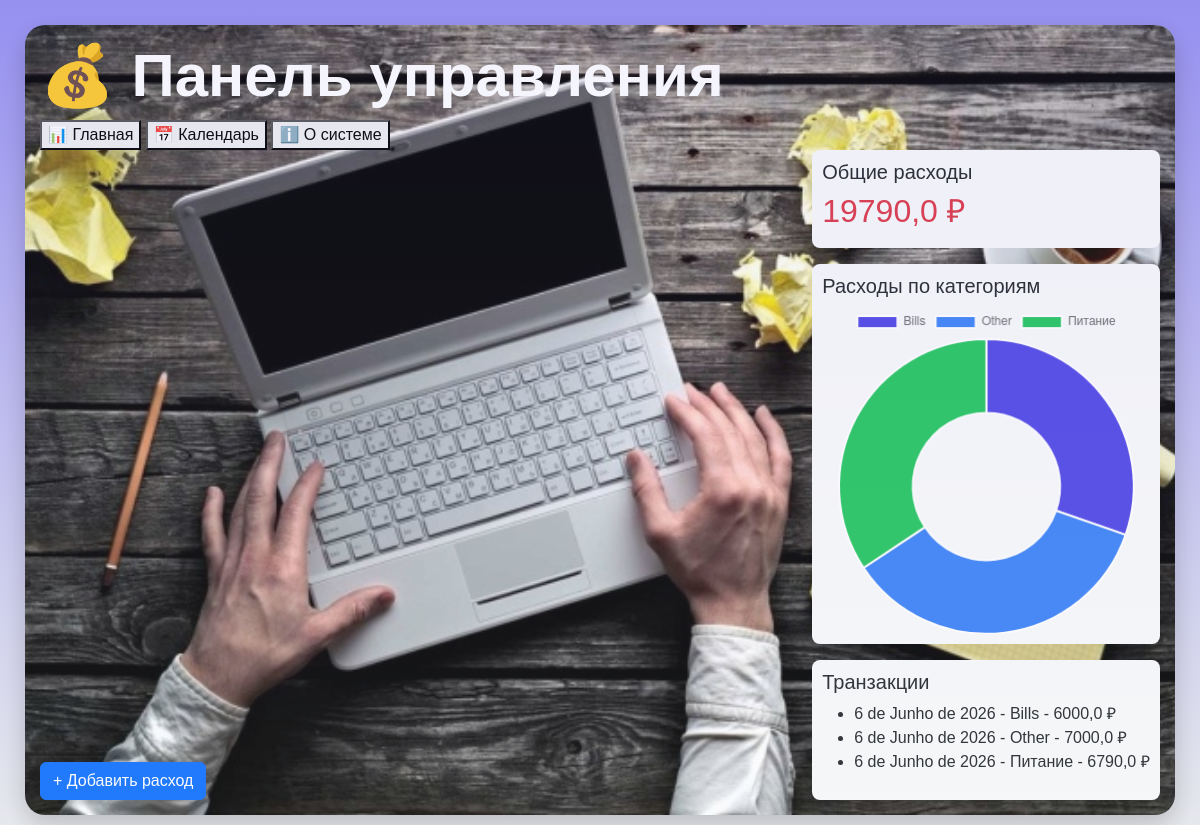
The app's page /, older data.
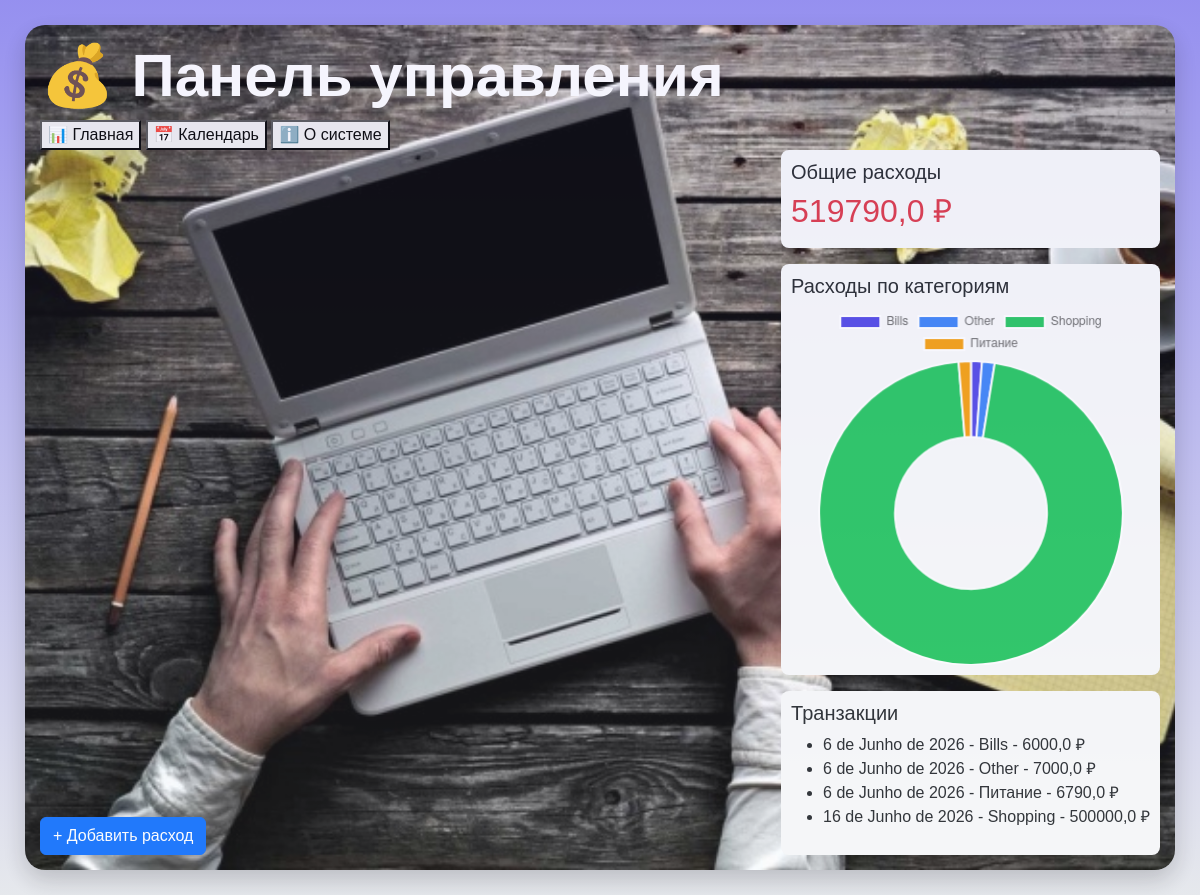
The same page, newer data.
### finance/models.py (models this page shows, shortened)
class Transaction(models.Model):
    user = models.ForeignKey(User, on_delete=models.CASCADE, null=True, blank=True)
    category = models.ForeignKey(Category, on_delete=models.CASCADE)
    amount = models.FloatField()
    date = models.DateField(default=timezone.now)  # Data que o usuário pode escolher, padrão hoje
    created_at = models.DateTimeField(auto_now_add=True)  # Data do registro automático

class Category(models.Model):
    name = models.CharField(max_length=100)
    def __str__(self):
        return self.name

### finance/views.py (the view)
# urls.py: path('', views.dashboard, name='dashboard'),
def dashboard(request):
    today = timezone.now().date()
    month = timezone.now().month
    year = timezone.now().year
    transactions = Transaction.objects.all()
    today_transactions = transactions.filter(date=today)
    month_transactions = transactions.filter(date__month=month)
    year_transactions = transactions.filter(date__year=year)
    total = transactions.aggregate(Sum('amount'))['amount__sum'] or 0
    total_today = today_transactions.aggregate(Sum('amount'))['amount__sum'] or 0
    total_month = month_transactions.aggregate(Sum('amount'))['amount__sum'] or 0
    total_year = year_transactions.aggregate(Sum('amount'))['amount__sum'] or 0
    categories = transactions.values('category__name').annotate(
        total=Sum('amount')
    )
    labels = [c['category__name'] for c in categories]
    data = [float(c['total']) for c in categories]
    return render(request, "finance/dashboard.html", {
        "transactions": transactions,
        "total": total,
        "total_today": total_today,
        "total_month": total_month,
        "total_year": total_year,
        "labels": json.dumps(labels),
        "data": json.dumps(data)
    })

### finance/templates/finance/dashboard.html (shortened to what this page needs)
{% extends "finance/base.html" %}
{% block content %}
<h1 style="color: white; font-weight: bold; font-size: 60px;">
    💰 Панель управления
</h1>
<div class="tabs">
    <button onclick="showTab('dashboard')">📊 Главная</button>
    <button onclick="showTab('calendar')">📅 Календарь</button>
    <button onclick="showTab('about')">ℹ️ О системе</button>
</div>
<div class="top-bar">
     <a href="/add/" class="btn btn-primary">
        + Добавить расход
    </a>
<div id="dashboard" class="tab-content">
    <div class="card-custom mb-3">
        <h5>Общие расходы</h5>
        <h2 class="text-danger">{{ total }} ₽</h2>
    </div>
    <div class="card-custom mb-3">
        <h5>Расходы по категориям</h5>
        <canvas id="chart"></canvas>
    </div>
    <div class="card-custom">
        <h5>Транзакции</h5>
        <ul>
            {% for t in transactions %}
                <li>{{ t.date }} - {{ t.category }} - {{ t.amount }} ₽</li>
            {% endfor %}
        </ul>
    </div>
</div>
{% endblock %}
{% block scripts %}
<script>
function showTab(tab) {
    document.querySelectorAll(".tab-content").forEach(el => el.style.display = "none");
    document.getElementById(tab).style.display = "block";
}
// gráfico
const labels = JSON.parse('{{ labels|escapejs }}');
const data = JSON.parse('{{ data|escapejs }}');
new Chart(document.getElementById('chart'), {
    type: 'doughnut',
    data: {
        labels: labels,
        datasets: [{
            data: data,
            backgroundColor: ['#4f46e5','#3b82f6','#22c55e','#f59e0b','#ef4444']
        }]
    }
});
</script>
{% endblock %}

Row changes from the older to the newer data that the page shows:
added Transaction: date "16 de Junho de 2026", category "Shopping", amount "500000,0"
Text that changed along with them:
{{ total }}: "19790,0" → "519790,0"
chart data {{ data|escapejs }}: [6000.0, 7000.0, 6790.0] → [6000.0, 7000.0, 500000.0, 6790.0]
